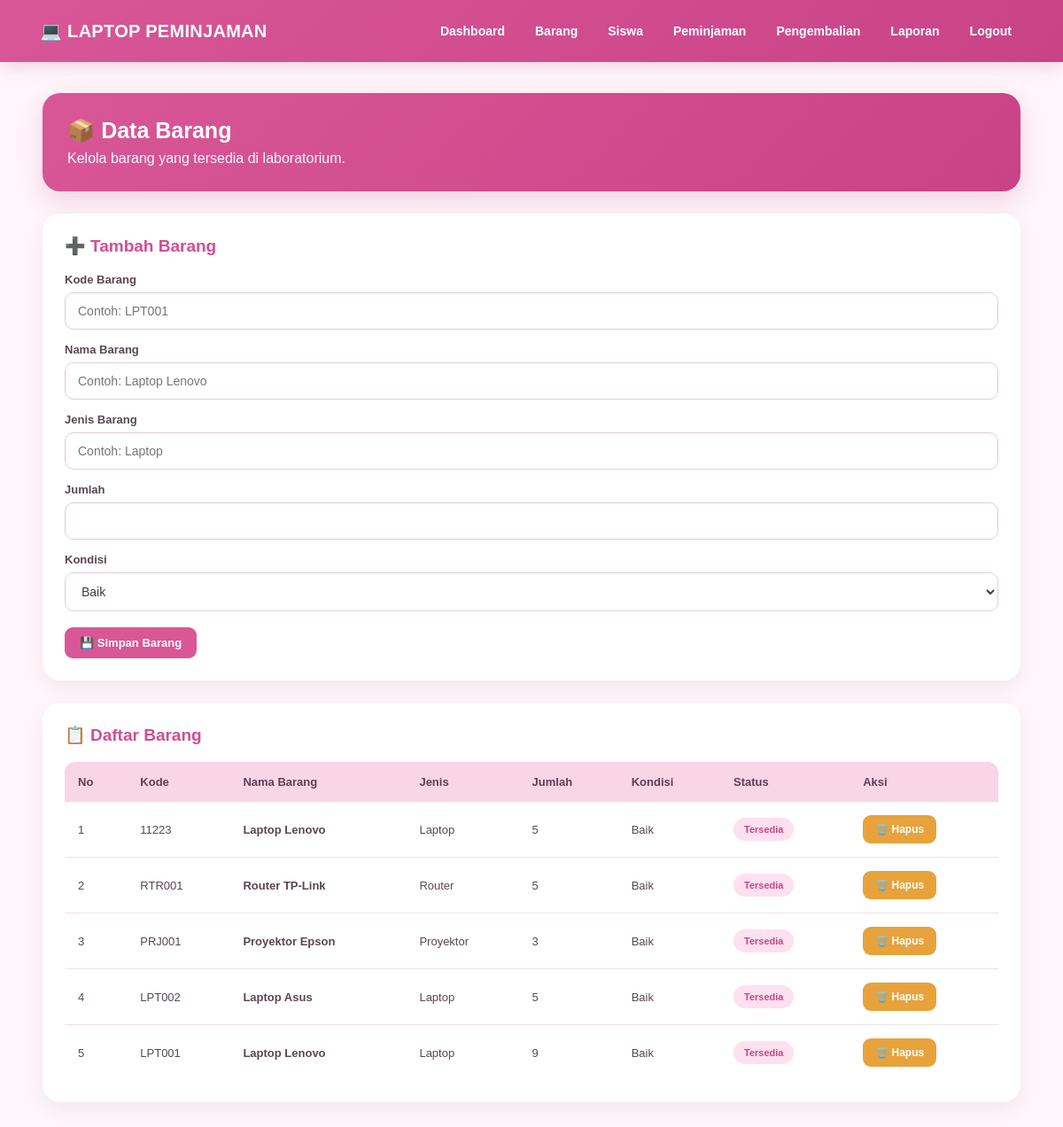
The page /barang.php (signed in) on the database its author committed.
### tables this page shows
CREATE TABLE `barang` (
  `id_barang` int(11) NOT NULL,
  `kode_barang` varchar(30) NOT NULL,
  `nama_barang` varchar(100) NOT NULL,
  `jenis_barang` varchar(50) NOT NULL,
  `jumlah` int(11) NOT NULL DEFAULT 0,
  `kondisi` enum('Baik','Rusak Ringan','Rusak Berat') DEFAULT 'Baik',
  `status` enum('Tersedia','Dipinjam') DEFAULT 'Tersedia'
);

### barang.php (the view, shortened to what this page needs)
<?php
require 'koneksi.php';
$role = $_SESSION['role'];
$data_barang = mysqli_query(
    $koneksi,
    "SELECT * FROM barang
     ORDER BY id_barang DESC"
);
?>
<!DOCTYPE html>
<html lang="id">
<head>
<link rel="stylesheet" href="style.css">
</head>
<body>
<div class="navbar">
    <b>💻 LAPTOP PEMINJAMAN</b>
    <div>
        <a href="index.php">Dashboard</a>
        <a href="barang.php">Barang</a>
        <?php if ($role == 'Admin') { ?>
            <a href="siswa.php">Siswa</a>
        <?php } ?>
        <a href="peminjaman.php">Peminjaman</a>
        <a href="pengembalian.php">Pengembalian</a>
        <?php if ($role != 'Siswa') { ?>
            <a href="laporan.php">Laporan</a>
        <?php } ?>
        <a href="logout.php">Logout</a>
    </div>
</div>
<div class="container">
<div class="welcome">
<h2>📦 Data Barang</h2>
<p>
Kelola barang yang tersedia di laboratorium.
</p>
</div>
<?php if ($role == 'Admin' || $role == 'Petugas Lab') { ?>
<div class="card">
<h3>➕ Tambah Barang</h3>
<form method="POST">
<label>Kode Barang</label>
<input
type="text"
name="kode_barang"
placeholder="Contoh: LPT001"
required
>
<label>Nama Barang</label>
<input
type="text"
name="nama_barang"
placeholder="Contoh: Laptop Lenovo"
required
>
<label>Jenis Barang</label>
<input
type="text"
name="jenis_barang"
placeholder="Contoh: Laptop"
required
>
<label>Jumlah</label>
<input
type="number"
name="jumlah"
min="0"
required
>
<label>Kondisi</label>
<select name="kondisi">
<option value="Baik">Baik</option>
</select>
<br><br>
<button type="submit" name="tambah">
💾 Simpan Barang
</button>
</form>
</div>
<?php } ?>
<div class="card">
<h3>📋 Daftar Barang</h3>
<table>
<thead>
<tr>
<th>No</th>
<th>Kode</th>
<th>Nama Barang</th>
<th>Jenis</th>
<th>Jumlah</th>
<th>Kondisi</th>
<th>Status</th>
<?php if ($role == 'Admin' || $role == 'Petugas Lab') { ?>
<th>Aksi</th>
<?php } ?>
</tr>
</thead>
<tbody>
<?php
$no = 1;
while ($data = mysqli_fetch_assoc($data_barang)) {
?>
<tr>
<td><?= $no++ ?></td>
<td>
<?= htmlspecialchars($data['kode_barang']) ?>
</td>
<td>
<b>
<?= htmlspecialchars($data['nama_barang']) ?>
</b>
</td>
<td>
<?= htmlspecialchars($data['jenis_barang']) ?>
</td>
<td>
<?= $data['jumlah'] ?>
</td>
<td>
<?= htmlspecialchars($data['kondisi']) ?>
</td>
<td>
<span class="status-active">
<?= htmlspecialchars($data['status']) ?>
</span>
</td>
<?php if ($role == 'Admin' || $role == 'Petugas Lab') { ?>
<td>
<a
href="barang.php?hapus=<?= $data['id_barang'] ?>"
class="return-btn"
onclick="return confirm('Hapus barang ini?')"
>
🗑️ Hapus
</a>
</td>
<?php } ?>
</tr>
<?php } ?>
</tbody>
</table>
</div>
</div>
</body>
</html>

### style.css (style rules this page uses)
* { box-sizing: border-box; }
body { margin: 0; padding: 0; font-family: Arial, Helvetica, sans-serif; background: #fff5fa; color: #493744; }
.navbar { width: 100%; background: linear-gradient(135deg, #d95796, #c94387); color: white; padding: 18px 45px; display: flex; justify-content: space-between; align-items: center; box-shadow: 0 5px 18px rgba(180, 70, 130, .20); position: sticky; top: 0; z-index: 100; }
.navbar b { font-size: 20px; letter-spacing: .3px; }
.navbar div { display: flex; align-items: center; gap: 8px; }
.navbar a { color: white; text-decoration: none; padding: 9px 13px; border-radius: 8px; font-size: 14px; font-weight: bold; transition: .2s; }
.container { width: 92%; max-width: 1200px; margin: 35px auto; }
.container h2 { color: #4b3544; }
.welcome { background: linear-gradient( 135deg, #d95796, #c94387 ); color: white; padding: 28px; border-radius: 20px; margin-bottom: 25px; box-shadow: 0 10px 28px rgba(180,70,130,.20); }
.welcome h2 { color: white !important; margin: 0 0 8px; font-size: 25px; }
.welcome p { color: white !important; margin: 0; opacity: .95; }
.card { background: white; padding: 25px; margin-top: 25px; border-radius: 20px; box-shadow: 0 8px 25px rgba(0,0,0,.06); overflow-x: auto; }
.card h3 { margin-top: 0; color: #d34d91; font-size: 19px; }
table { width: 100%; border-collapse: separate; border-spacing: 0; margin-top: 18px; background: white; overflow: hidden; border-radius: 12px; }
th { background: #f9d5e6; color: #633d53; padding: 15px; text-align: left; font-size: 13px; white-space: nowrap; }
td { padding: 15px; border-bottom: 1px solid #f2dfe8; font-size: 13px; color: #594753; }
tr:last-child td { border-bottom: none; }
.return-btn { display: inline-block; padding: 9px 14px; background: #e7a23b; color: white; text-decoration: none; border-radius: 9px; font-size: 12px; font-weight: bold; transition: .2s; }
.btn, button { display: inline-block; padding: 10px 17px; background: #d95796; color: white; text-decoration: none; border: none; border-radius: 9px; font-size: 13px; font-weight: bold; cursor: pointer; transition: .2s; }
.status-active { display: inline-block; padding: 7px 12px; border-radius: 20px; background: #ffe0ef; color: #c74686; font-size: 11px; font-weight: bold; white-space: nowrap; }
label { display: block; margin-top: 15px; margin-bottom: 7px; color: #594753; font-weight: bold; font-size: 13px; }
input, select, textarea { width: 100%; padding: 12px 14px; border: 1px solid #e1ccd8; border-radius: 10px; background: white; outline: none; font-size: 14px; color: #493744; }

### rows shown on the page
barang: kode_barang "11223", nama_barang "Laptop Lenovo", jenis_barang "Laptop", jumlah "5", kondisi "Baik", status "Tersedia"
barang: kode_barang "RTR001", nama_barang "Router TP-Link", jenis_barang "Router", jumlah "5", kondisi "Baik", status "Tersedia"
barang: kode_barang "PRJ001", nama_barang "Proyektor Epson", jenis_barang "Proyektor", jumlah "3", kondisi "Baik", status "Tersedia"
barang: kode_barang "LPT002", nama_barang "Laptop Asus", jenis_barang "Laptop", jumlah "5", kondisi "Baik", status "Tersedia"
barang: kode_barang "LPT001", nama_barang "Laptop Lenovo", jenis_barang "Laptop", jumlah "9", kondisi "Baik", status "Tersedia"
